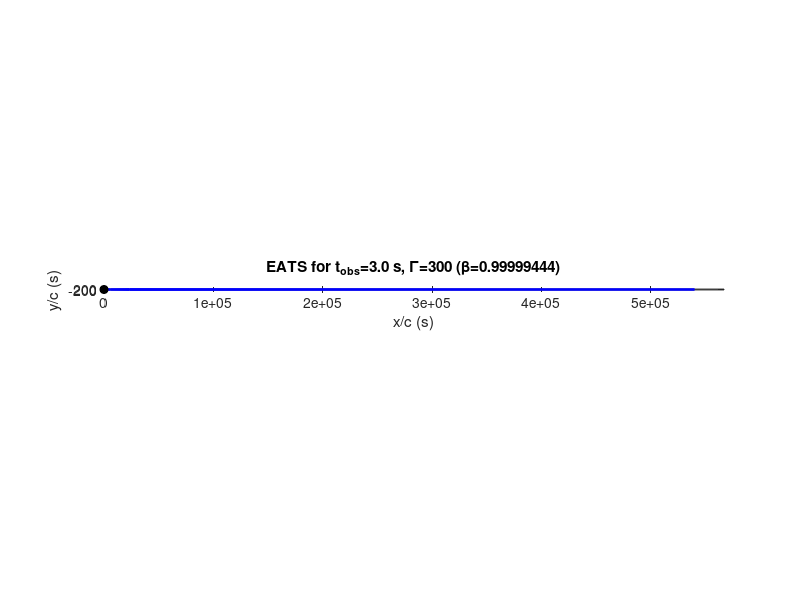

MATLAB code to generate this figure:
% EATS (Equal Arrival Time Surface) plot in x–y plane
% Parameters
t_obs = 3.0;              % observer time [s]
Gamma = 300.0;            % Lorentz factor
c = 2.99792458e8;         % speed of light [m/s]
beta = sqrt(1 - 1/Gamma^2);

theta = linspace(0, pi, 200);

r = beta * c * t_obs ./ (1 - beta * cos(theta));
r_ls = r / c;  % radius in light-seconds
x_ls = r_ls .* cos(theta);
y_ls = r_ls .* sin(theta);

% Plot EATS
figure;
plot(x_ls, y_ls, 'b', 'LineWidth', 1.5); hold on;
plot(x_ls, -y_ls, 'b', 'LineWidth', 1.5); % symmetric lower half
plot(0, 0, 'ko', 'MarkerFaceColor', 'k'); % origin
xlabel('x/c (s)');
ylabel('y/c (s)');
% xscale('log');
title(sprintf('EATS for t_{obs}=%.1f s, \\Gamma=%.0f (\\beta=%.8f)', ...
      t_obs, Gamma, beta));
grid on;
axis equal;
xlim([0, max(x_ls)*1.05]);
ylim([-max(y_ls)*1.05, max(y_ls)*1.05]);
